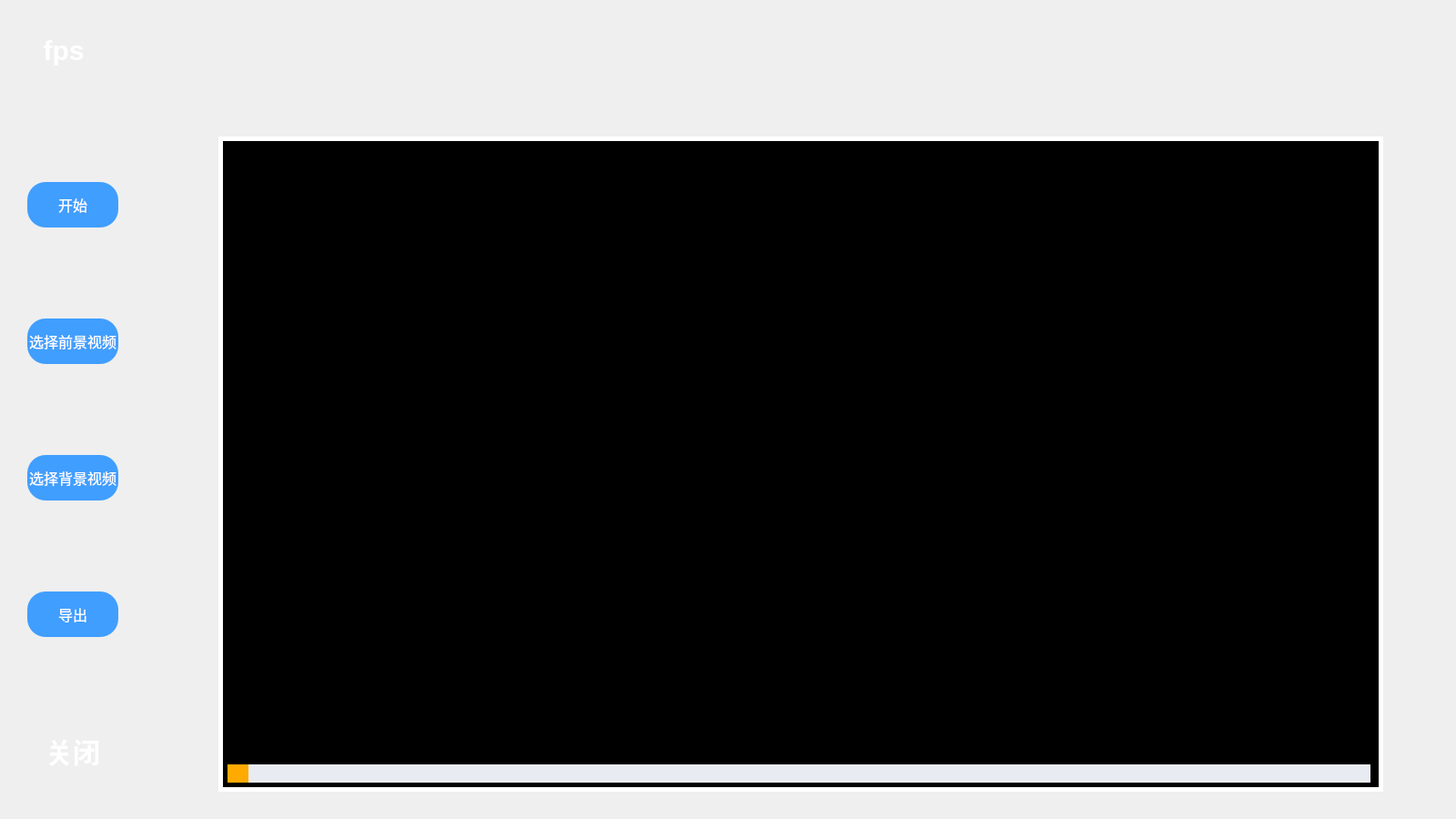
<?xml version="1.0" encoding="UTF-8"?>
<ui version="4.0">
 <class>MainWindow</class>
 <widget class="QMainWindow" name="MainWindow">
  <property name="geometry">
   <rect>
    <x>0</x>
    <y>0</y>
    <width>1600</width>
    <height>900</height>
   </rect>
  </property>
  <property name="windowTitle">
   <string>MainWindow</string>
  </property>
  <property name="styleSheet">
   <string notr="true"/>
  </property>
  <widget class="QWidget" name="centralwidget">
   <widget class="QLabel" name="label">
    <property name="geometry">
     <rect>
      <x>240</x>
      <y>150</y>
      <width>1280</width>
      <height>720</height>
     </rect>
    </property>
    <property name="styleSheet">
     <string notr="true">background-color: rgb(0, 0, 0);
border-style:solid;
border-width:5px;
border-color: rgb(255, 255, 255);
</string>
    </property>
    <property name="text">
     <string/>
    </property>
   </widget>
   <widget class="QWidget" name="widget" native="true">
    <property name="geometry">
     <rect>
      <x>0</x>
      <y>0</y>
      <width>160</width>
      <height>900</height>
     </rect>
    </property>
    <property name="styleSheet">
     <string notr="true">background-color: rgba(255, 255, 255, 0);</string>
    </property>
    <widget class="QPushButton" name="pushButton_fg">
     <property name="geometry">
      <rect>
       <x>30</x>
       <y>350</y>
       <width>100</width>
       <height>50</height>
      </rect>
     </property>
     <property name="styleSheet">
      <string notr="true">background-color: rgb(64, 158, 255);
border-radius: 20px;
font-size: 16px;
linr-height: 20px;
color: rgb(255, 255, 255);</string>
     </property>
     <property name="text">
      <string>选择前景视频</string>
     </property>
    </widget>
    <widget class="QPushButton" name="pushButton_bg">
     <property name="geometry">
      <rect>
       <x>30</x>
       <y>500</y>
       <width>100</width>
       <height>50</height>
      </rect>
     </property>
     <property name="styleSheet">
      <string notr="true">background-color: rgb(64, 158, 255);
border-radius: 20px;
font-size: 16px;
linr-height: 20px;
color: rgb(255, 255, 255);</string>
     </property>
     <property name="text">
      <string>选择背景视频</string>
     </property>
    </widget>
    <widget class="QPushButton" name="pushButton">
     <property name="geometry">
      <rect>
       <x>30</x>
       <y>200</y>
       <width>100</width>
       <height>50</height>
      </rect>
     </property>
     <property name="styleSheet">
      <string notr="true">background-color: rgb(64, 158, 255);
border-radius: 20px;
font-size: 16px;
linr-height: 20px;
color: rgb(255, 255, 255);</string>
     </property>
     <property name="text">
      <string>开始</string>
     </property>
    </widget>
    <widget class="QLabel" name="label_fps">
     <property name="geometry">
      <rect>
       <x>20</x>
       <y>30</y>
       <width>100</width>
       <height>50</height>
      </rect>
     </property>
     <property name="styleSheet">
      <string notr="true">
border-radius: 20px;
font-size: 30px;
font:bold;
linr-height: 20px;
color: rgb(255, 255, 255);</string>
     </property>
     <property name="text">
      <string>fps</string>
     </property>
     <property name="alignment">
      <set>Qt::AlignCenter</set>
     </property>
    </widget>
    <widget class="QPushButton" name="pushButton_export">
     <property name="geometry">
      <rect>
       <x>30</x>
       <y>650</y>
       <width>100</width>
       <height>50</height>
      </rect>
     </property>
     <property name="styleSheet">
      <string notr="true">background-color: rgb(64, 158, 255);
border-radius: 20px;
font-size: 16px;
linr-height: 20px;
color: rgb(255, 255, 255);</string>
     </property>
     <property name="text">
      <string>导出</string>
     </property>
    </widget>
    <widget class="QPushButton" name="pushButton_stop">
     <property name="geometry">
      <rect>
       <x>30</x>
       <y>800</y>
       <width>100</width>
       <height>50</height>
      </rect>
     </property>
     <property name="styleSheet">
      <string notr="true">
border-radius: 20px;
font-size: 30px;
font:bold;
linr-height: 20px;
color: rgb(255, 255, 255);</string>
     </property>
     <property name="text">
      <string>关闭</string>
     </property>
    </widget>
   </widget>
   <widget class="QWidget" name="widget_2" native="true">
    <property name="geometry">
     <rect>
      <x>0</x>
      <y>0</y>
      <width>1600</width>
      <height>900</height>
     </rect>
    </property>
    <property name="styleSheet">
     <string notr="true">background-image: url(:/UI/main.png);</string>
    </property>
   </widget>
   <widget class="QWidget" name="widget_slider" native="true">
    <property name="geometry">
     <rect>
      <x>250</x>
      <y>840</y>
      <width>1260</width>
      <height>20</height>
     </rect>
    </property>
    <property name="styleSheet">
     <string notr="true"/>
    </property>
    <widget class="QSlider" name="horizontalSlider">
     <property name="geometry">
      <rect>
       <x>0</x>
       <y>0</y>
       <width>1260</width>
       <height>20</height>
      </rect>
     </property>
     <property name="styleSheet">
      <string notr="true">  QSlider::groove:horizontal {         
  background: red;       
position: absolute; 
left: 4px; 
right: 4px;     }   
QSlider::handle:horizontal {           
background: rgb(255, 170, 0);         
margin: 0 -20px; }     
QSlider::add-page:horizontal {         background: rgb(232, 235, 241);     }     
QSlider::sub-page:horizontal {         background: rgb(35, 173, 229);     }</string>
     </property>
     <property name="orientation">
      <enum>Qt::Horizontal</enum>
     </property>
    </widget>
   </widget>
   <zorder>widget_2</zorder>
   <zorder>label</zorder>
   <zorder>widget</zorder>
   <zorder>widget_slider</zorder>
  </widget>
 </widget>
 <resources>
  <include location="UI.qrc"/>
 </resources>
 <connections/>
</ui>
